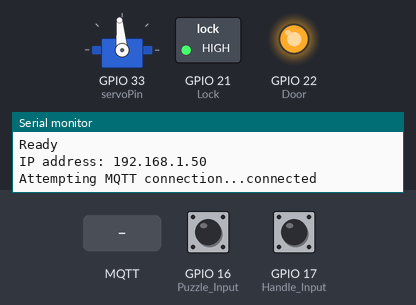
Simulated run of this sketch. Board: ESP32. On the bench: servo, switched loads named in the sketch (green lamp = pin HIGH), output pins drawn as LEDs (lit = HIGH), the last lines printed to the serial monitor. Inputs (shaded band) come from the test bench; at power-on: GPIO 16 (Puzzle_Input) HIGH, GPIO 17 (Handle_Input) HIGH. WiFi joins after 1.5 s; servers stay silent unless stated; random numbers use the default seed unless the sketch sets one; no MQTT or app messages arrive unless stated.

Above: at 2.7 s.
2.8 s: MQTT message "open" arrives on the first subscribed topic
At 3.6 s:
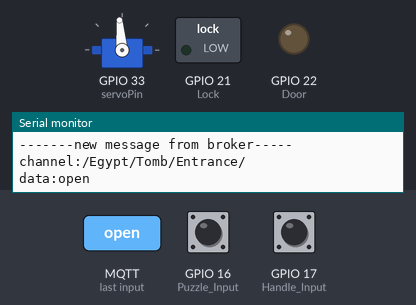
4.3 s: MQTT message "close" arrives on the first subscribed topic
At 4.8 s:
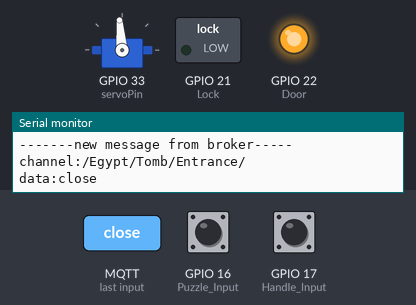
7.3 s: GPIO 16 (Puzzle_Input) pulled LOW for 1 s
At 9.4 s:
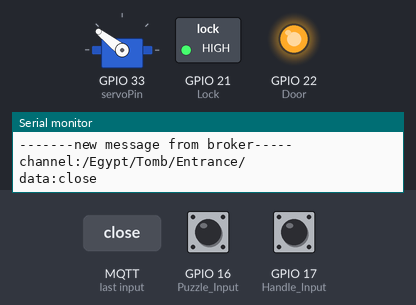
9.8 s: GPIO 17 (Handle_Input) pulled LOW for 0.15 s
At 10.2 s:
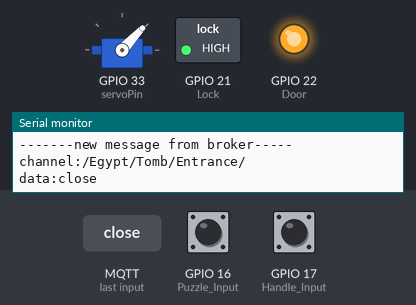
11.4 s: MQTT message "open" arrives on the first subscribed topic
At 12.6 s:
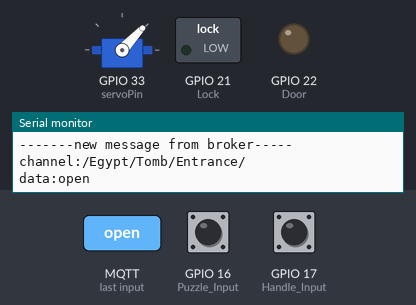
12.9 s: MQTT message "reset" arrives on the first subscribed topic
At 13.7 s:
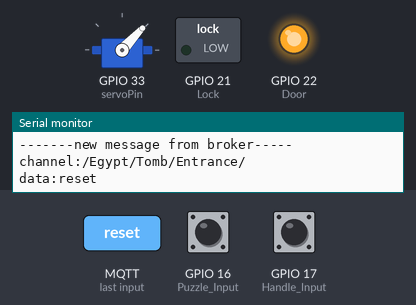
Timing chart, 0 to 16.9 s (numbered marks = the images above; inputs shaded):
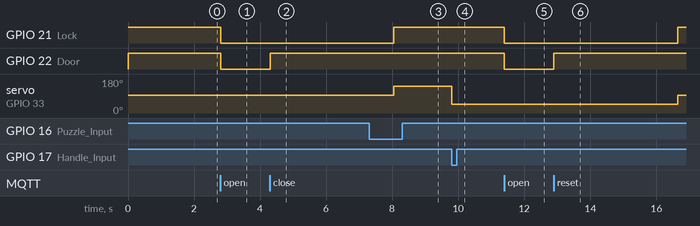

The sketch:

FranksTombEntranceEsp32_WithServo_OTA.ino
```cpp
#include <PubSubClient.h>
#include <WiFi.h>
#include <ESPmDNS.h>
#include <WiFiUdp.h>
#include <ArduinoOTA.h>
#include <ESP32Servo.h>
Servo servo1;

#ifndef STASSID
#define STASSID "Control booth"
#define STAPSK  "MontyLives"
#endif

const char* ssid     = STASSID;
const char* password = STAPSK;
const char* mqtt_server = "192.168.86.101";

#define mqtt_port 1883
#define MQTT_USER ""
#define MQTT_PASSWORD ""
#define MQTT_SERIAL_PUBLISH_CH "/icircuit/ESP32/serialdata/tx"
#define MQTT_SERIAL_RECEIVER_CH "/icircuit/ESP32/serialdata/rx"

#define servoPin 33
#define Puzzle_Input 16
#define Lock 21
#define Door 22
#define Handle_Input 17
boolean Puzzle_Solved=false;
boolean Handle_Up=false;
unsigned long previousMillis = 0;
unsigned long interval = 30000;

WiFiClient wifiClient;

PubSubClient client(wifiClient);

void setup_wifi() {
  /*
   * Serial.println();
  Serial.println();
  Serial.print("Connecting to ");
  Serial.println(ssid);
*/
  /* Explicitly set the ESP8266 to be a WiFi-client, otherwise, it by default,
     would try to act as both a client and an access-point and could cause
     network-issues with your other WiFi-devices on your WiFi-network. */
  /*
  WiFi.mode(WIFI_STA);
  WiFi.begin(ssid, password);

  while (WiFi.status() != WL_CONNECTED) {
    delay(500);
    Serial.print(".");
  }

  Serial.println("");
  Serial.println("WiFi connected");
  Serial.println("IP address: ");
  Serial.println(WiFi.localIP());
  */
   Serial.println("Booting");
  WiFi.mode(WIFI_STA);
  WiFi.begin(ssid, password);
  while (WiFi.waitForConnectResult() != WL_CONNECTED) {
    Serial.println("Connection Failed! Rebooting...");
    delay(5000);
    ESP.restart();
  }

  // Port defaults to 3232
  // ArduinoOTA.setPort(3232);

  // Hostname defaults to esp3232-[MAC]
  ArduinoOTA.setHostname("TEST_Tomb_Entrance_Esp32_WithServo_OTA");

  // No authentication by default
  // ArduinoOTA.setPassword("admin");

  // Password can be set with it's md5 value as well
  // MD5(admin) = 21232f297a57a5a743894a0e4a801fc3
  // ArduinoOTA.setPasswordHash("21232f297a57a5a743894a0e4a801fc3");

  ArduinoOTA
    .onStart([]() {
      String type;
      if (ArduinoOTA.getCommand() == U_FLASH)
        type = "sketch";
      else // U_SPIFFS
        type = "filesystem";

      // NOTE: if updating SPIFFS this would be the place to unmount SPIFFS using SPIFFS.end()
      Serial.println("Start updating " + type);
    })
    .onEnd([]() {
      Serial.println("\nEnd");
    })
    .onProgress([](unsigned int progress, unsigned int total) {
      Serial.printf("Progress: %u%%\r", (progress / (total / 100)));
    })
    .onError([](ota_error_t error) {
      Serial.printf("Error[%u]: ", error);
      if (error == OTA_AUTH_ERROR) Serial.println("Auth Failed");
      else if (error == OTA_BEGIN_ERROR) Serial.println("Begin Failed");
      else if (error == OTA_CONNECT_ERROR) Serial.println("Connect Failed");
      else if (error == OTA_RECEIVE_ERROR) Serial.println("Receive Failed");
      else if (error == OTA_END_ERROR) Serial.println("End Failed");
    });

  ArduinoOTA.begin();

  Serial.println("Ready");
  Serial.print("IP address: ");
  Serial.println(WiFi.localIP());

}

void reconnect() {
  // Loop until we're reconnected
  while (!client.connected()) {
    Serial.print("Attempting MQTT connection...");
    // Create a random client ID
    String clientId = "Tomb_Entrance_Esp32-";
    clientId += String(random(0xffff), HEX);
    // Attempt to connect
    if (client.connect(clientId.c_str(), MQTT_USER, MQTT_PASSWORD)) {
      Serial.println("connected");
      //Once connected, publish an announcement...
      client.publish("/Egypt/Tomb/", "Tomb Door (Archive Entrance) Online");
      // ... and resubscribe
      client.subscribe("/Egypt/Tomb/Entrance/");
    } else {
      Serial.print("failed, rc=");
      Serial.print(client.state());
      Serial.println(" try again in 5 seconds");
      // Wait 5 seconds before retrying
      delay(5000);
    }
  }
}

void callback(char* topic, byte *payload, unsigned int length) {
  payload[length] = '\0';
  String message = (char*)payload;
  Serial.println("-------new message from broker-----");
  Serial.print("channel:");
  Serial.println(topic);
  Serial.print("data:");
  Serial.write(payload, length);
  Serial.println();
  if (message == "open") {
    digitalWrite(Lock, LOW);
    digitalWrite(Door, LOW);
    checkConnection();
    client.publish("/Egypt/Tomb/","Entrance Opened");
  }
  else if (message == "close"){
    digitalWrite(Door, HIGH);
    wait(3750);
    digitalWrite(Lock, HIGH);
    checkConnection();
    client.publish("/Egypt/Tomb/","Entrance Closed");
  }
  else if (message == "reset" && digitalRead(Puzzle_Input) == LOW){
      client.publish("/Egypt/Tomb/","Switch puzzle needs physical reset");
      }
  else if (message == "reset" && digitalRead(Handle_Input) == LOW){
      client.publish("/Egypt/Tomb/","Handle needs physical reset");
      }

  else if (message == "reset"){
    digitalWrite(Door, HIGH);
    wait(3750);
    digitalWrite(Lock, HIGH);
    checkConnection();
    Handle_Up=false;
    Puzzle_Solved=false;
    servo1.write(1500);//Set to proper position
    client.publish("/Egypt/Tomb/","Entrance Closed, Switch Box Reset");
  }

}

void setup() {

  ESP32PWM::allocateTimer(0);
  ESP32PWM::allocateTimer(1);
  ESP32PWM::allocateTimer(2);
  ESP32PWM::allocateTimer(3);
  servo1.setPeriodHertz(50);    // standard 50 hz servo

  servo1.attach(servoPin, 500, 2400);
  servo1.write(1500);

  // using default min/max of 1000us and 2000us
  // different servos may require different min/max settings
  // for an accurate 0 to 180 sweep

  Serial.begin(115200);
  //servoWrite(1300);
  pinMode(Puzzle_Input, INPUT_PULLUP);
  pinMode(Handle_Input, INPUT_PULLUP);
  pinMode(Lock, OUTPUT);
  pinMode(Door, OUTPUT);

  digitalWrite(Lock, HIGH);
  digitalWrite(Door,HIGH);
  Serial.setTimeout(500);// Set time out for
  setup_wifi();
  client.setServer(mqtt_server, mqtt_port);
  client.setCallback(callback);
  reconnect();
}

void checkConnection() {
  unsigned long currentMillis = millis();
// if WiFi is down, try reconnecting
if ((WiFi.status() != WL_CONNECTED) && (currentMillis - previousMillis >=interval)) {
  Serial.print(millis());
  Serial.println("Reconnecting to WiFi...");
  WiFi.disconnect();
  WiFi.reconnect();
  previousMillis = currentMillis;
}
  if (!client.connected()) {
    Serial.println("Lost connection");
    reconnect();
  }
}
void wait(uint16_t msWait)
{
  uint32_t start = millis();

  while ((millis() - start) < msWait)
  {
    client.loop();
    checkConnection();
  }
}
void servoWrite(int microseconds) {
  servo1.attach(servoPin,1000, 2000);//myservo.attach(servoPin, 1000, 2000); // attaches the servo on pin 18 to the servo object
  servo1.write(microseconds);
  wait(650);
  servo1.detach();
}
void loop() {

  if (digitalRead(Puzzle_Input) == LOW && Puzzle_Solved==false) {
    Puzzle_Solved=true;
    servo1.write(2000);
    client.publish("/Egypt/Tomb/","Switch Puzzle Solved");
  }
  if (digitalRead(Handle_Input) == LOW && Handle_Up==false) {
    Handle_Up=true;
    servo1.write(1000);
    client.publish("/Egypt/Tomb/","Handle Up");

  }


  ArduinoOTA.handle();
  checkConnection();
  client.loop();
}
```

Measured:
- after the input at 2.8 s, GPIO 21 (Lock), GPIO 22 (Door): HIGH → LOW at once
- after the input at 4.3 s, GPIO 22 (Door): LOW → HIGH at once
- after the input at 7.3 s, servo on GPIO 33 (servoPin): 95° → 142° after 0.75 s
- after the input at 9.8 s, servo on GPIO 33 (servoPin): 142° → 47° at once
- after the input at 11.4 s, GPIO 21 (Lock), GPIO 22 (Door): HIGH → LOW at once
- after the input at 12.9 s, GPIO 21 (Lock): LOW → HIGH after 3.8 s; GPIO 22 (Door): LOW → HIGH at once; servo on GPIO 33 (servoPin): 47° → 95° after 3.8 s
